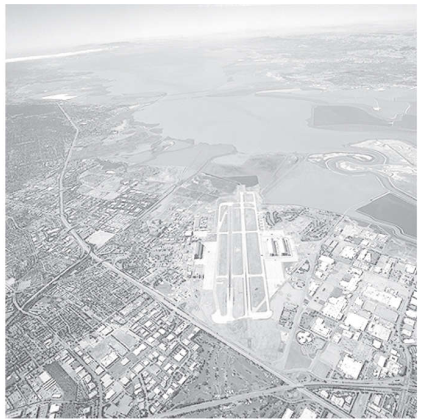
#> input picture Codes/4-1/CSE 4106 DIP/city_image.png, 422 x 419 px, found by its file name
$ jupyter execute --allow-errors DIP_LAB_3_1703018.ipynb
#> lines starting #> are read from the running program, lines starting #| are printed output that depends on the picture; after the words box and inside, x2 and y2 are one past the last pixel; in counts of white or black regions, pixels touching at a corner belong together
[cell 1]
import cv2
import numpy as np
from google.colab.patches import cv2_imshow
import matplotlib.pyplot as plt

[cell 2]
city_img = cv2.imread('/content/city_image.png')
#> city_img is the input picture: shape (419, 422, 3); mean B, G, R 210.1, 207.5, 205.2
cv2_imshow(city_img)

# Gamma Correction

[cell 3]
i = 0
for gamma in [0.5, 2, 3, 4]:
  i = i + 1
  gamma_corrected = np.array(255*(city_img / 255) ** gamma, dtype = 'uint8')
  cv2.imwrite('gamma_transformed'+str(i)+'.jpg', gamma_corrected)
#> this loop made 4 passes
#> pass 1, `gamma_corrected = np.array(255*(city_img / 255) ** gamma, dtype = 'uin..`:
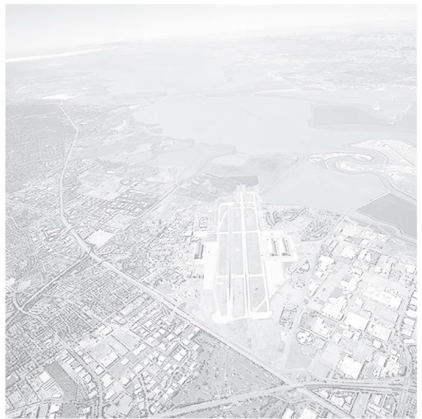
#> gamma_corrected: shape (419, 422, 3); mean B, G, R 230.3, 228.9, 227.6
#> pass 3, `gamma_corrected = np.array(255*(city_img / 255) ** gamma, dtype = 'uin..`:
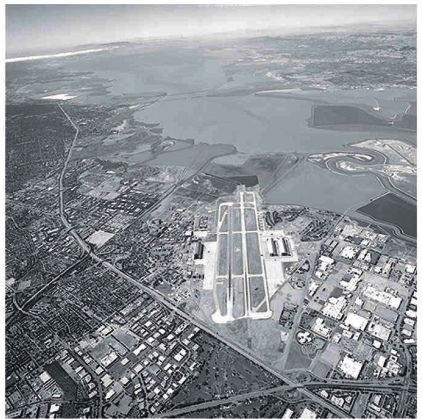
#> gamma_corrected: shape (419, 422, 3); mean B, G, R 149.5, 144.6, 140.5
#> after the loop, i = 4

Plot Images

[cell 4]
gamma_image1 = cv2.imread('gamma_transformed1.jpg')
gamma_image2 = cv2.imread('gamma_transformed2.jpg')
gamma_image3 = cv2.imread('gamma_transformed3.jpg')
gamma_image4 = cv2.imread('gamma_transformed4.jpg')
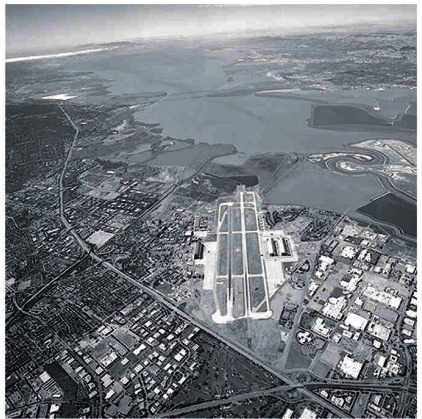
#> gamma_image4: shape (419, 422, 3); mean B, G, R 128.9, 123.5, 119.2

plt.subplot( 2, 2, 1 ), plt.imshow(gamma_image1)
plt.subplot( 2, 2, 2 ), plt.imshow(gamma_image2)
plt.subplot( 2, 2, 3 ), plt.imshow(gamma_image3)
plt.subplot( 2, 2, 4 ), plt.imshow(gamma_image4)

plt.show()
#> figure, not shown here; B, G, R data is drawn as R, G, B

[cell 5]
cv2_imshow(gamma_image1)
cv2_imshow(gamma_image2)
cv2_imshow(gamma_image3)
cv2_imshow(gamma_image4)

# Constrast Stretching

[cell 6]
celeb_img = cv2.imread('/content/celeb_image.png')
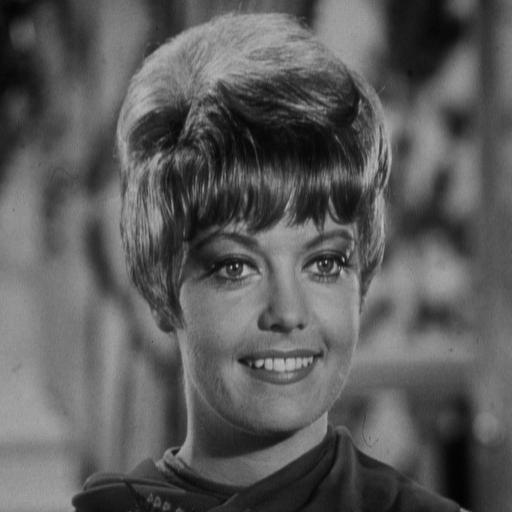
#> input picture Codes/4-1/CSE 4106 DIP/celeb_image.png, 512 x 512 px, found by its file name
#> celeb_img is the input picture: shape (512, 512, 3); min 0, max 187, mean 91.2
def pixelVal(pix, r1, s1, r2, s2):
    if (0 <= pix and pix <= r1):
        return (s1 / r1)*pix
    elif (r1 < pix and pix <= r2):
        return ((s2 - s1)/(r2 - r1)) * (pix - r1) + s1
    else:
        return ((255 - s2)/(255 - r2)) * (pix - r2) + s2

# Define parameters.
r1 = 30
s1 = 30
r2 = 160
s2 = 255

# Vectorize the function to apply it to each value in the Numpy array.
pixelVal_vec = np.vectorize(pixelVal)

# Apply contrast stretching.
contrast_stretched = pixelVal_vec(celeb_img, r1, s1, r2, s2)

# Save edited image.
cv2.imwrite('contrast_stretch.jpg', contrast_stretched)
#> (the rest of this cell did not finish here and is left out)

Input Image

[cell 7]
cell_img = cv2.imread('/content/cell_image.png', 0)
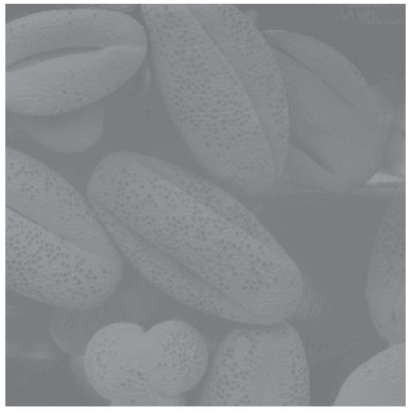
#> input picture Codes/4-1/CSE 4106 DIP/cell_image.png, 413 x 414 px, found by its file name
#> cell_img: shape (414, 413); min 116, max 255, mean 142.1
cv2_imshow(cell_img)

Output Images

[cell 8]
r1 = 120
s1 = 0
r2 = 160
s2 = 255


# Vectorize the function to apply it to each value in the Numpy array.
pixelVal_vec = np.vectorize(pixelVal)

# Apply contrast stretching.
contrast_stretched = pixelVal_vec(cell_img, r1, s1, r2, s2)
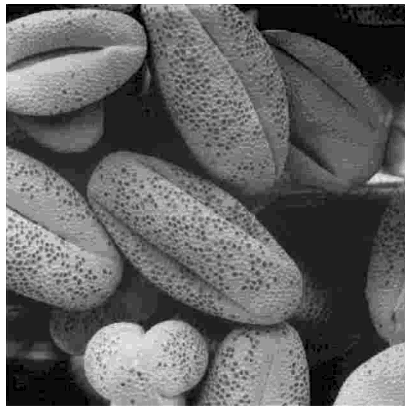
#> contrast_stretched: shape (414, 413) float64; min 0, max 255, mean 106.9

# Save edited image.
cv2.imwrite('contrast_stretch2.jpg', contrast_stretched)

cv2_imshow(cv2.imread('contrast_stretch2.jpg'))

[cell 9]
r1 = 135
s1 = 0
r2 = 135
s2 = 255

cell_img = cv2.imread('/content/cell_image.png', 0)

# Vectorize the function to apply it to each value in the Numpy array.
pixelVal_vec = np.vectorize(pixelVal)

# Apply contrast stretching.
contrast_stretched = pixelVal_vec(cell_img, r1, s1, r2, s2)
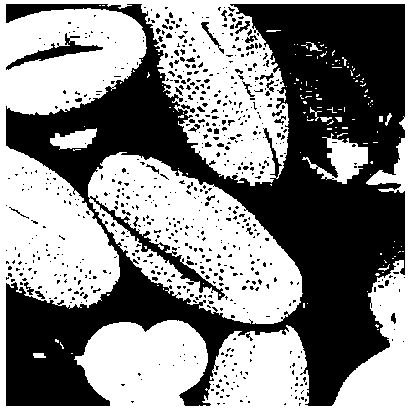
#> contrast_stretched: shape (414, 413) float64; 53.3% white; 689 black regions (650 under 20 px), largest, box (x1, y1, x2, y2) and area: (6, 4, 405, 406) 73621, (6, 33, 103, 70) 783, (201, 22, 224, 54) 127

# Save edited image.
cv2.imwrite('contrast_stretch2.jpg', contrast_stretched)

cv2_imshow(cv2.imread('contrast_stretch2.jpg'))

# Histogram Equalization

[cell 10]
cell_img = cv2.imread('/content/cell_image2.png', 0)
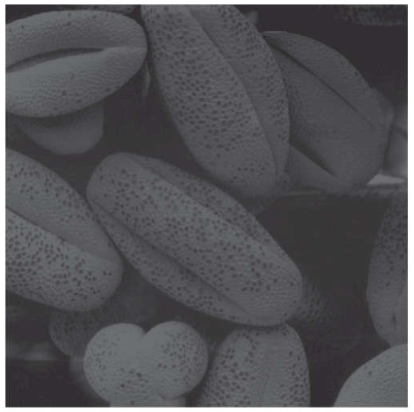
#> input picture Codes/4-1/CSE 4106 DIP/cell_image2.png, 414 x 412 px, found by its file name
#> cell_img: shape (412, 414); min 39, max 255, mean 84.8
# creating a Histograms Equalization
# of a image using cv2.equalizeHist()
equ = cv2.equalizeHist(cell_img)
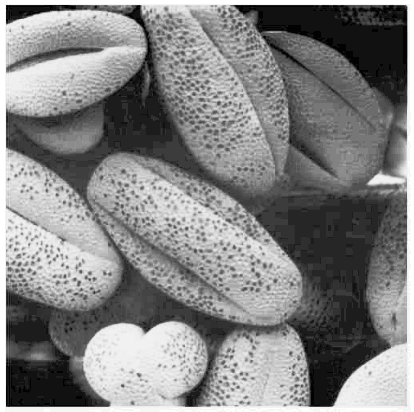
#> equ: shape (412, 414); min 0, max 255, mean 131.4

# stacking images side-by-side
res = np.hstack((cell_img, equ))
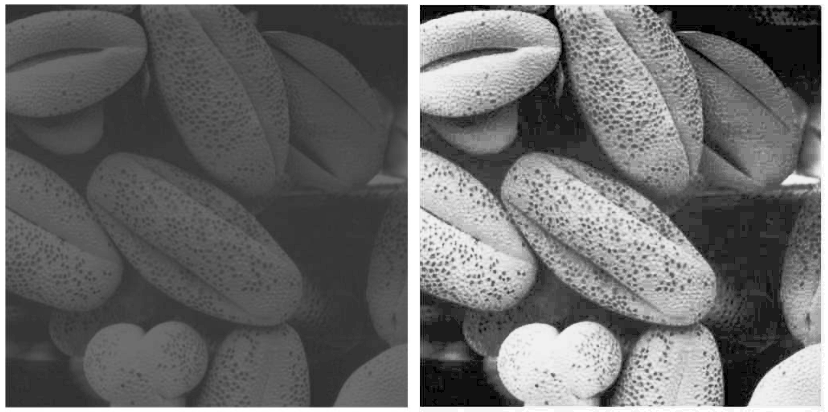
#> res: shape (412, 828); min 0, max 255, mean 108.1

# show image input vs output
cv2_imshow(res)
